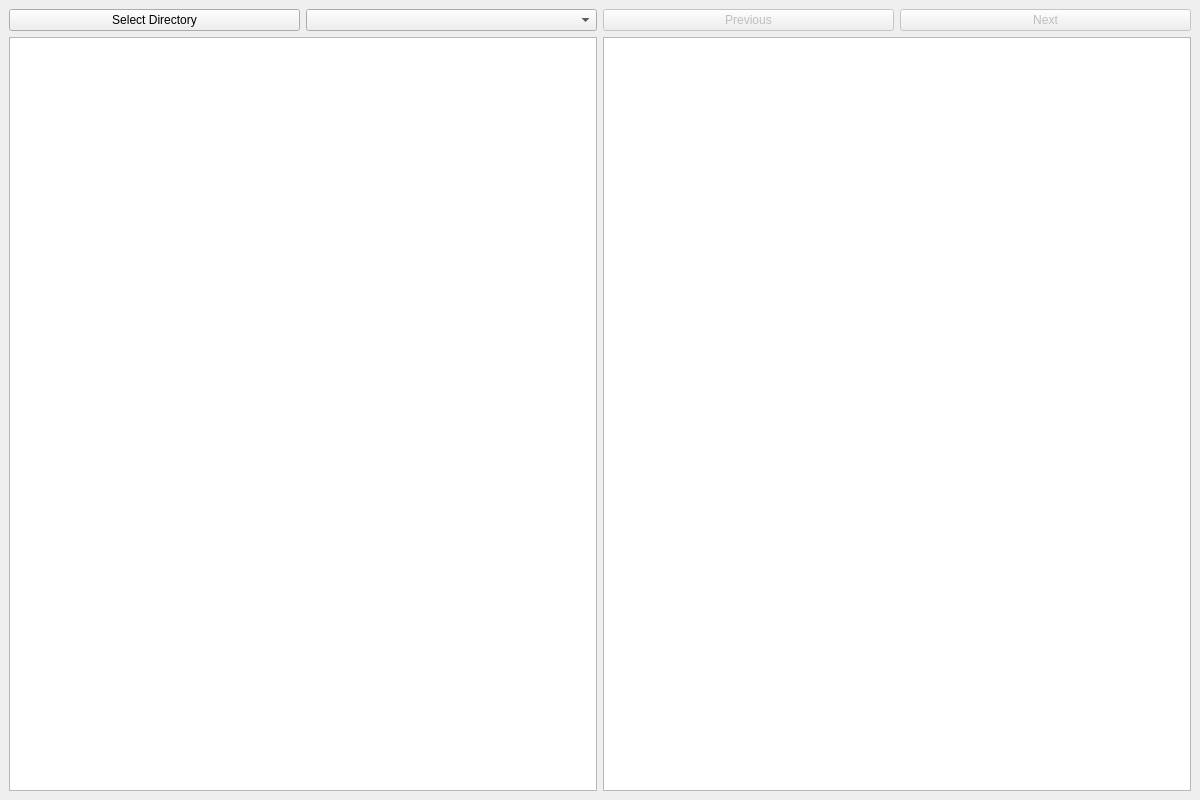
<?xml version="1.0" encoding="UTF-8"?>
<ui version="4.0">
 <class>MainWindow</class>
 <widget class="QMainWindow" name="MainWindow">
  <property name="geometry">
   <rect>
    <x>0</x>
    <y>0</y>
    <width>1200</width>
    <height>800</height>
   </rect>
  </property>
  <property name="windowTitle">
   <string>Image Processing Application</string>
  </property>
  <widget class="QWidget" name="centralwidget">
   <layout class="QVBoxLayout" name="verticalLayout">
    <item>
     <layout class="QHBoxLayout" name="horizontalLayout_Controls">
      <item>
       <widget class="QPushButton" name="selectDirButton">
        <property name="text">
         <string>Select Directory</string>
        </property>
       </widget>
      </item>
      <item>
       <widget class="QComboBox" name="processingMethodComboBox">
        <property name="toolTip">
         <string>Select processing method</string>
        </property>
       </widget>
      </item>
      <item>
       <widget class="QPushButton" name="prevButton">
        <property name="text">
         <string>Previous</string>
        </property>
        <property name="enabled">
         <bool>false</bool>
        </property>
       </widget>
      </item>
      <item>
       <widget class="QPushButton" name="nextButton">
        <property name="text">
         <string>Next</string>
        </property>
        <property name="enabled">
         <bool>false</bool>
        </property>
       </widget>
      </item>
     </layout>
    </item>
    <item>
     <layout class="QHBoxLayout" name="horizontalLayout_Images">
      <item>
       <widget class="QGraphicsView" name="originalImageView">
        <property name="toolTip">
         <string>Original Image</string>
        </property>
       </widget>
      </item>
      <item>
       <widget class="QGraphicsView" name="upscaledImageView">
        <property name="toolTip">
         <string>Processed Image</string>
        </property>
       </widget>
      </item>
     </layout>
    </item>
   </layout>
  </widget>
  <action name="actionExit">
   <property name="text">
    <string>Exit</string>
   </property>
  </action>
 </widget>
 <resources/>
 <connections/>
</ui>
